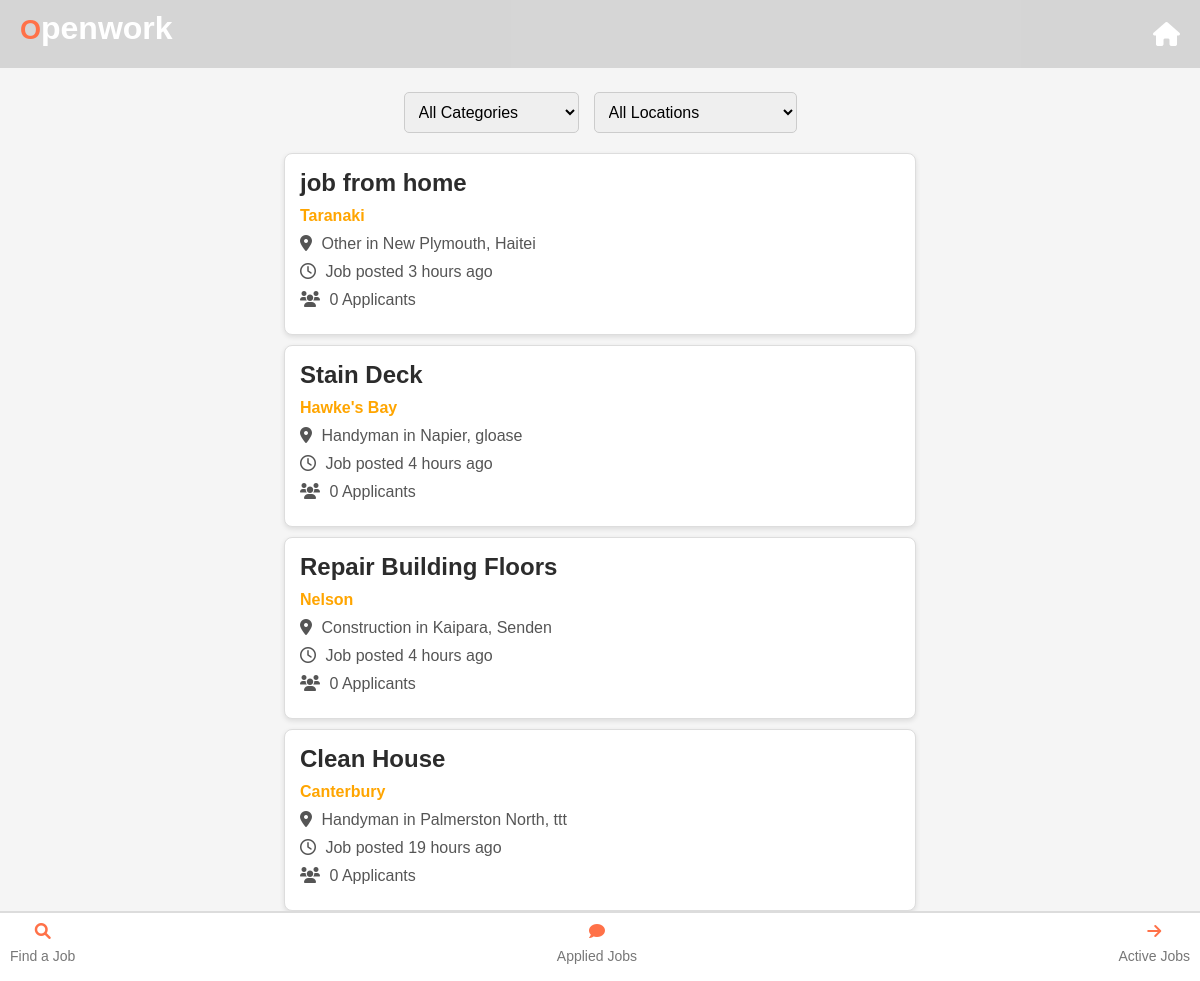
The app's page /find_a_job, older data.
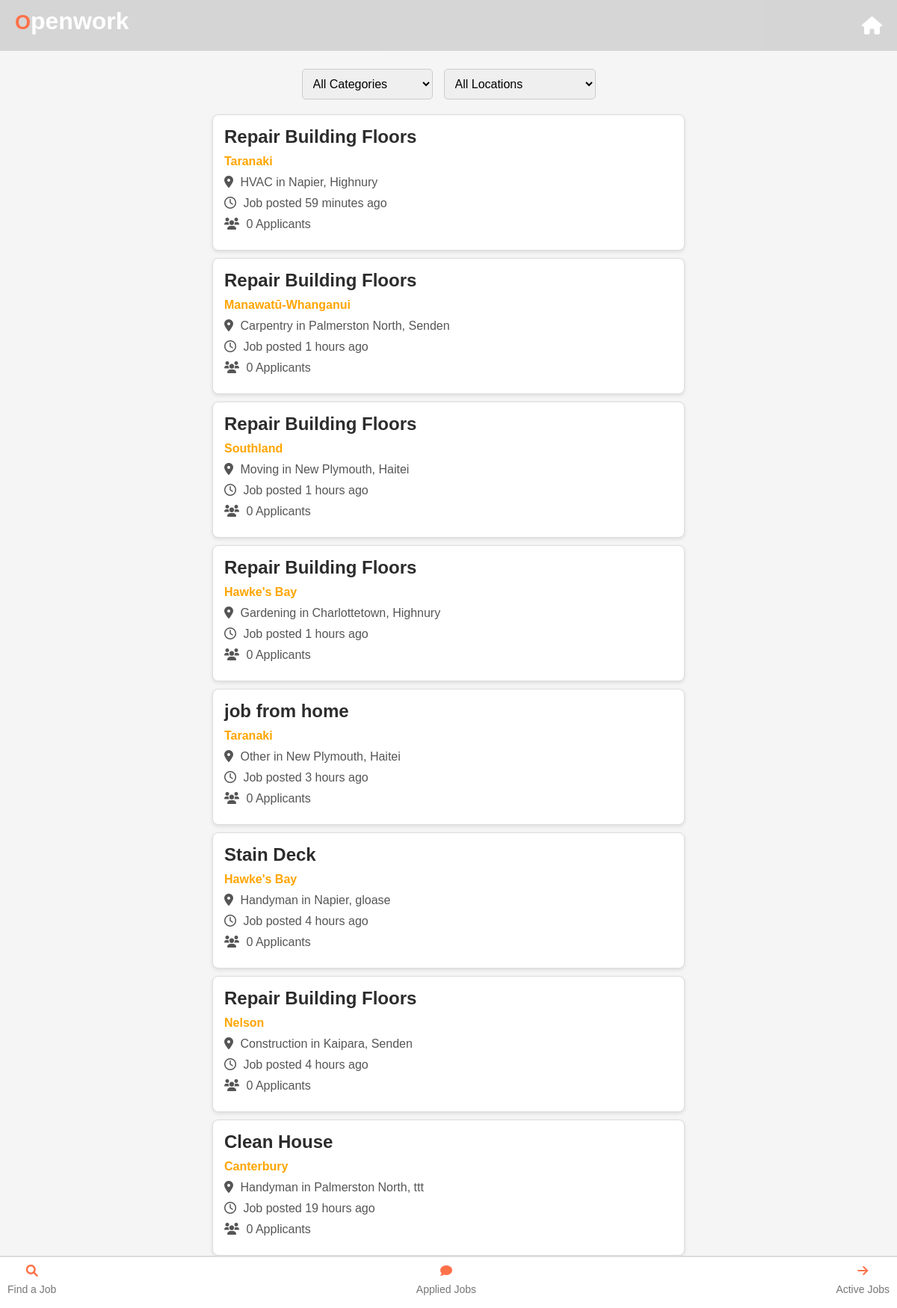
The same page, newer data.
### app.py (models this page shows)
class Job(db.Model):
    id = db.Column(db.Integer, primary_key=True)
    job_name = db.Column(db.String(100), nullable=False)
    job_category = db.Column(db.String(100), nullable=False)
    location = db.Column(db.String(100), nullable=True)  # Add location column here
    city = db.Column(db.String(100), nullable=False)
    suburb = db.Column(db.String(100), nullable=False)
    tasks = db.Column(db.String(250), nullable=False)
    price_per_hour = db.Column(db.Float, nullable=False)
    image_paths = db.Column(db.String(255))
    additional_details = db.Column(db.String(250))
    date_created = db.Column(db.DateTime, default=datetime.utcnow)
    status = db.Column(db.String(20), default='open')  # 'open', 'applied', 'closed', etc.
    applicants = db.relationship('JobApplication', backref='job', lazy=True)
    accepted_user_id = db.Column(db.Integer, nullable=True)
    business_profile_id = db.Column(db.Integer, db.ForeignKey('business_profile.id'), nullable=False)
    payment_required = db.Column(db.Boolean, default=False)
    user_id = db.Column(db.Integer, db.ForeignKey('user.id'))  # Foreign key to User
    user = db.relationship('User', backref=db.backref('jobs', lazy=True))  # Relationship to User

### app.py (the view)
@app.route('/find_a_job')
def find_a_job():
    job_data = Job.query.all()
    return render_template('find_a_job.html', job_data=job_data)

### app.py (called while the page is built)
def time_ago(date):
    now = datetime.utcnow()
    delta = now - date
    if delta.days == 1:
        return '1 day ago'
    elif delta.days > 1:
        return f'{delta.days} days ago'
    elif delta.seconds >= 3600:
        hours = delta.seconds // 3600
        return f'{hours} hours ago'
    elif delta.seconds >= 60:
        minutes = delta.seconds // 60
        return f'{minutes} minutes ago'
    else:
        return 'just now'

### templates/find_a_job.html (shortened to what this page needs)
<!DOCTYPE html>
<html lang="en">
  <head>
    <link
      rel="stylesheet"
      href="https://cdnjs.cloudflare.com/ajax/libs/font-awesome/6.0.0-beta3/css/all.min.css"
    />
  </head>
  <body>
    {% extends 'base_labour.html' %} {% block title %}Labourer{% endblock %} {%
    block content %}
    <div class="sort-options">
      <select id="sort-category" class="sort-dropdown">
        <option value="all" selected>All Categories</option>
      </select>
      <select id="sort-location" class="sort-dropdown">
        <option value="all" selected>All Locations</option>
      </select>
    </div>
    <div id="job-listings">
      {% for job in job_data|reverse %} {% if current_user.id not in
      job.applicants|map(attribute='user_id') and job.status != 'booked' %}
      <a
        href="{{ url_for('display_jobs', job_id=job.id) }}"
        class="job-listing"
        data-category="{{ job.job_category }}"
        data-location="{{ job.location }}"
      >
        <h3>{{ job.job_name }}</h3>
        <p><strong style="color: orange">{{ job.location }}</strong></p>
        <p>
          <i class="fas fa-map-marker-alt"></i> {{ job.job_category }} in {{
          job.city }}, {{ job.suburb }}
        </p>
        <p>
          <i class="far fa-clock"></i> Job posted {{ job.date_created|time_ago
          }}
        </p>
        <p>
          <i class="fas fa-users"></i> {{ job.applicants|length }} Applicants
        </p>
      </a>
      {% endif %} {% endfor %}
    </div>
  </body>
  {% endblock %}

### templates/base_labour.html (shortened to what this page needs)
<!DOCTYPE html>
<html>
  <head>
    <link
      rel="stylesheet"
      href="https://cdnjs.cloudflare.com/ajax/libs/font-awesome/6.0.0-beta3/css/all.min.css"
    />
  </head>
  <header>
    <div class="logo-container">
      <div class="openworklogo">
        <h1 class="logo">O<span class="letter-o">penwork</span></h1>
      </div>
    </div>
    <nav>
      <a href="{{ url_for('labourer_dashboard') }}" class="header-button">
        <i class="fas fa-home"></i>
      </a>
    </nav>
  </header>
  <body>
    <br />
    <br />
    <br />
    <br />
    {% block content %} {% endblock %}
  </body>
  <footer>
    <a href="{{ url_for('find_a_job') }}" class="footers-button">
      <i class="fas fa-search"></i>
      <p>Find a Job</p>
    </a>
    <a href="{{ url_for('applied_jobs') }}" class="footers-button">
      <i class="fas fa-comment"></i>
      <p>Applied Jobs</p>
    </a>
    <a href="{{ url_for('active_jobs') }}" class="footers-button">
      <i class="fas fa-arrow-right"></i>
      <p>Active Jobs</p>
    </a>
  </footer>
</html>

### templates/find_a_job.html (style rules this page uses)
body { font-family: Arial, sans-serif; margin: 0; padding: 0; background-color: #f5f5f5; }
.sort-options { margin: 20px; display: flex; justify-content: center; gap: 15px; }
.sort-dropdown { padding: 10px; font-size: 1rem; border-radius: 5px; border: 1px solid #ccc; }
.job-listing { background-color: #fff; border-radius: 8px; border: 1px solid #ddd; padding: 15px; margin: 10px auto; max-width: 600px; box-shadow: 0 2px 5px rgba(0, 0, 0, 0.1); position: relative; transition: all 0.3s ease; text-decoration: none; color: inherit; }
.job-listing h3 { color: #2c2c2c; margin: 0; font-size: 1.5rem; }
.job-listing p { color: #555; margin: 10px 0; }
.job-listing p i { margin-right: 5px; }
.job-listing:last-child { margin-bottom: 70px; }

### templates/base_labour.html (style rules this page uses)
.openworklogo { margin-left: 10px; }
.logo { color: #ff7148; font-size: 27px; font-weight: bold; }
.letter-o { color: #ffffff; font-size: 32px; font-family: "Arial", sans-serif; }
h1 { color: #ff7148; font-family: "Arial", sans-serif; margin-bottom: 10px; }
header { background-color: #95959555; color: #fff; text-align: left; padding: 10px; padding-bottom: 10px; border-top-right-radius: 0px; position: fixed; top: 0; left: 0; right: 0; z-index: 50; height: 6vh; }
.fas.fa-home { font-size: 24px; position: absolute; right: 20px; top: 50%; transform: translateY(-50%); color: #ffffff; }
h1 { font-size: 24px; margin: 0; padding: 0; border-top-right-radius: ; }
nav a { color: #fff; text-decoration: none; margin-right: 30px; font-size: 16px; margin-top: 20px; text-align: center; margin-bottom: 30px; transition: color 0.3s ease; font-family: "Lucida Sans", "Lucida Sans Regular", "Lucida Grande", "Lucida Sans Unicode", Geneva, Verdana, sans-serif; }
footer { background-color: #fff; color: #ccc; text-align: center; padding: 10px; height: 6vh; position: fixed; border-top: 2px solid #95959555; bottom: 0; left: 0; right: 0; z-index: 50; display: flex; justify-content: space-between; font-family: "Lucida Sans", "Lucida Sans Regular", "Lucida Grande", "Lucida Sans Unicode", Geneva, Verdana, sans-serif; }
.footers-button { color: #777777; text-decoration: none; display: flex; flex-direction: column; align-items: center; }
.footers-button i { font-size: 16px; margin-bottom: -5px; color: #ff7148; }
.footers-button p { font-size: 14px; }

Row changes from the older to the newer data that the page shows:
added Job: job_name "Repair Building Floors", location "Taranaki", job_category "HVAC", city "Napier", suburb "Highnury", date_created "59 minutes ago", applicants|length "0"
added Job: job_name "Repair Building Floors", location "Manawatū-Whanganui", job_category "Carpentry", city "Palmerston North", suburb "Senden", date_created "1 hours ago", applicants|length "0"
added Job: job_name "Repair Building Floors", location "Southland", job_category "Moving", city "New Plymouth", suburb "Haitei", date_created "1 hours ago", applicants|length "0"
added Job: job_name "Repair Building Floors", location "Hawke's Bay", job_category "Gardening", city "Charlottetown", suburb "Highnury", date_created "1 hours ago", applicants|length "0"
